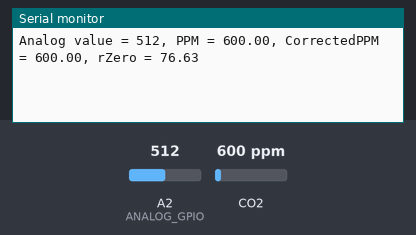
Recording of a sketch running on a simulated Arduino Uno, built with avr-gcc and run on an emulated ATmega328P. Parts: the last lines printed to the serial monitor. The test bench sets the inputs (shaded band); at power-on: CO2 600 ppm, A2 (ANALOG_GPIO) = 512.

Above: at 1.2 s.
1.3 s: CO2 set to 452 ppm
At 4.1 s:
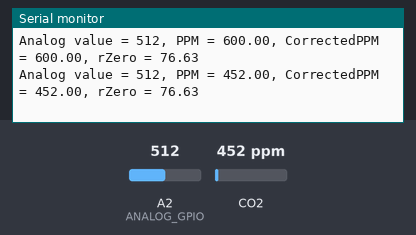
4.4 s: A2 (ANALOG_GPIO) set to 716
At 6.5 s:
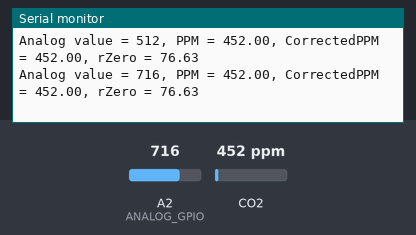
7.5 s: CO2 set to 1050 ppm
At 10.1 s:
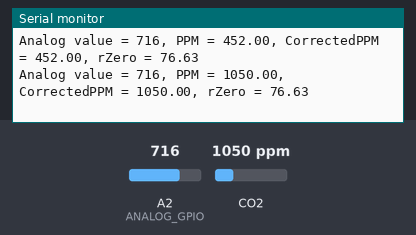
10.6 s: A2 (ANALOG_GPIO) set to 900
At 12.5 s:
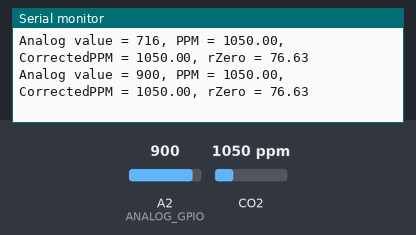
Timing chart, 0 to 14.0 s (numbered marks = the images above; inputs shaded):
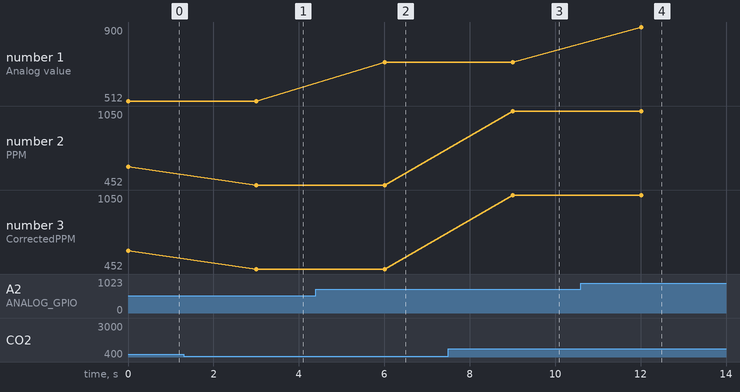

The sketch:

mq135.ino
```cpp
#include "MQ135.h"

#define ANALOG_GPIO    2

// The load resistance on the board
#define RLOAD 10.0
// Calibration resistance at atmospheric CO2 level
#define RZERO 76.63

// The load resistance on the board
//#define RLOAD 22.0
// Calibration resistance at atmospheric CO2 level
//#define RZERO 879.13


//MQ135 gasSensor = MQ135(ANALOG_GPIO, RZERO, RLOAD);
MQ135 gasSensor = MQ135(ANALOG_GPIO);

int sensorValue;
int digitalValue;

void setup()
{
  //Serial.begin(9600);
  Serial.begin(115200);
  pinMode(2, INPUT);
}

void loop()
{
  float t = 25.2, h = 26.0;

  sensorValue = analogRead(ANALOG_GPIO); // read analog input pin 0
  Serial.print("Analog value = ");
  Serial.print(sensorValue, DEC);
  float ppm = gasSensor.getPPM();
  Serial.print(", PPM = ");
  Serial.print(ppm);
  float correctedPPM = gasSensor.getCorrectedPPM(t, h);
  Serial.print(", CorrectedPPM = ");
  Serial.print(correctedPPM);
  float rZero = gasSensor.getRZero();
  Serial.print(", rZero = ");
  Serial.println(rZero);
  delay(3000); // wait 100ms for next reading
}
```

Measured:
- after the input at 1.3 s, the serial monitor: prints a new line after 1.7 s (image 1)
- after the input at 4.4 s, the serial monitor: prints a new line after 1.6 s (image 2)
- after the input at 7.5 s, the serial monitor: prints a new line after 1.5 s (image 3)
- after the input at 10.6 s, the serial monitor: prints a new line after 1.4 s (image 4)
- plotted number 1: 512 → 716 after the input at 4.4 s, 716 → 900 after the input at 10.6 s
- plotted number 2: 600 → 452 after the input at 1.3 s, 452 → 1050 after the input at 7.5 s
- plotted number 3: 600 → 452 after the input at 1.3 s, 452 → 1050 after the input at 7.5 s
